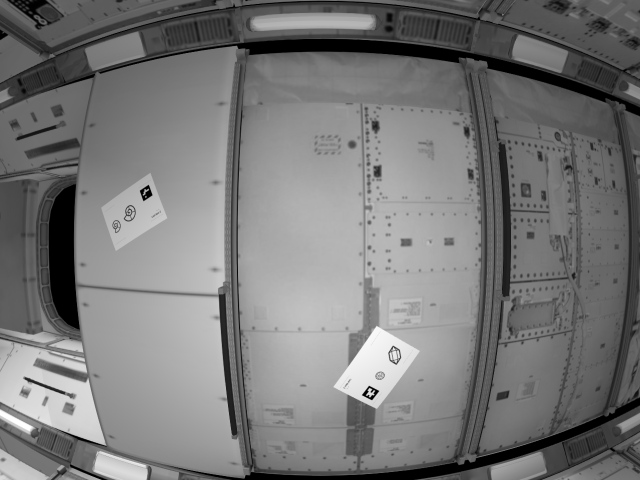
#> input picture src/contour_test/data/images/482585764_1455590368759521_6647519779772489171_n.png, 1280 x 960 px (shown at 1/2 size)
$ python paper_cropper.py
#> lines starting #> are read from the running program, lines starting #| are printed output that depends on the picture; after the words box and inside, x2 and y2 are one past the last pixel; in counts of white or black regions, pixels touching at a corner belong together
import cv2
import numpy as np
import math
import os
from typing import Tuple, Optional, Dict, Any

class PaperCropper:
    def __init__(self):
        self.ar_dictionary = cv2.aruco.getPredefinedDictionary(cv2.aruco.DICT_5X5_1000)
        self.detector_params = cv2.aruco.DetectorParameters()
        self._opencv_version = 'new'

        self.area_tag_id = {
            "area1": 101,
            "area2": 102,
            "area3": 103,
            "area4": 104
        }

        self.crop_img_counter = 0

        self.camera_matrix = np.array([
            [523.105750, 0, 635.434258],
            [0, 534.765913, 500.335102],
            [0, 0, 1]
        ], dtype=np.float32)

        self.dist_coeffs = np.array([-0.164787, 0.020375, -0.001572, -0.000369, 0.000000], dtype=np.float32)

    def undistort(self, image: np.ndarray) -> np.ndarray:
        h, w = image.shape[:2]
        new_camera_matrix, roi = cv2.getOptimalNewCameraMatrix(
            self.camera_matrix, self.dist_coeffs, (w, h), 1, (w, h)
        )

        undistorted = cv2.undistort(image, self.camera_matrix, self.dist_coeffs,
                                   None, new_camera_matrix)
        return undistorted

    def save_debug_image(self, image: np.ndarray, filename: str):
        debug_dir = "debug_images"
        if not os.path.exists(debug_dir):
            os.makedirs(debug_dir)

        filepath = os.path.join(debug_dir, filename)
        cv2.imwrite(filepath, image)
        print(f"Debug image saved: {filepath}")

    def crop_paper(self, input_image: np.ndarray, area: str) -> np.ndarray:
        undistorted_img = self.undistort(input_image)

        if len(undistorted_img.shape) > 2 and undistorted_img.shape[2] > 1:
            gray_img = cv2.cvtColor(undistorted_img, cv2.COLOR_BGR2GRAY)
        else:
            gray_img = undistorted_img.copy()

        self.detector_params.minMarkerPerimeterRate = 0.01
        self.detector_params.maxMarkerPerimeterRate = 0.5

        detector = cv2.aruco.ArucoDetector(self.ar_dictionary, self.detector_params)
        corners, ids, _ = detector.detectMarkers(gray_img)

        if area not in self.area_tag_id:
            print(f"Unknown area: {area}")
            return self._default_crop(gray_img, area)

        target_id = self.area_tag_id[area]
        found_target_marker = False
        marker_index = -1

        if ids is not None and len(ids) > 0:
            for i, marker_id in enumerate(ids.flatten()):
                if marker_id == target_id:
                    marker_index = i
                    found_target_marker = True
                    break

        if found_target_marker:
            corner = corners[marker_index][0]

            top_left = corner[0]
            top_right = corner[1]
            bottom_right = corner[2]
            bottom_left = corner[3]

            paper_width_ratio = 27.0 / 4.5
            paper_height_ratio = 15.0 / 4.5

            x_vec = top_right - top_left
            y_vec = bottom_left - top_left

            x_vec_length = np.linalg.norm(x_vec)
            y_vec_length = np.linalg.norm(y_vec)

            x_vec_norm = x_vec / x_vec_length
            y_vec_norm = y_vec / y_vec_length

            marker_center = np.mean(corner, axis=0)

            marker_size = (x_vec_length + y_vec_length) / 2

            scale = marker_size / 4.5

            tag_to_paper_left_distance = 20.0 + 2.25
            tag_to_paper_top_distance = 3.75

            paper_top_left = (marker_center -
                            tag_to_paper_left_distance * scale * x_vec_norm -
                            tag_to_paper_top_distance * scale * y_vec_norm)

            paper_top_right = paper_top_left + paper_width_ratio * marker_size * x_vec_norm

            paper_bottom_left = paper_top_left + paper_height_ratio * marker_size * y_vec_norm

            paper_bottom_right = paper_top_right + paper_height_ratio * marker_size * y_vec_norm

            all_points = np.array([paper_top_left,
                                   paper_top_right,
                                   paper_bottom_left,
                                   paper_bottom_right])

            min_x = np.min(all_points[:, 0])
            max_x = np.max(all_points[:, 0])
            min_y = np.min(all_points[:, 1])
            max_y = np.max(all_points[:, 1])

            start_x = max(0, int(np.floor(min_x)))
            start_y = max(0, int(np.floor(min_y)))
            end_x = min(gray_img.shape[1] - 1, int(np.ceil(max_x)))
            end_y = min(gray_img.shape[0] - 1, int(np.ceil(max_y)))

            width = end_x - start_x
            height = end_y - start_y

            if width <= 0 or height <= 0:
                print(f"Wrong cropping area, use default. Area: {area}")
                return self._default_crop(gray_img, area)

            # cropped_img = gray_img[start_y:end_y, start_x:end_x]
            paper_corners = [paper_top_left, paper_top_right, paper_bottom_right, paper_bottom_left]
            cropped_img = self.get_warp_image(gray_img, paper_corners)

            if self.crop_img_counter < 10:
                debug_img = undistorted_img.copy()
                if len(debug_img.shape) == 2:
                    debug_img = cv2.cvtColor(debug_img, cv2.COLOR_GRAY2BGR)

                cv2.circle(debug_img, tuple(top_left.astype(int)), 5, (255, 0, 0), 2)
                cv2.circle(debug_img, tuple(top_right.astype(int)), 5, (0, 255, 0), 2)
                cv2.circle(debug_img, tuple(bottom_right.astype(int)), 5, (0, 0, 255), 2)
                cv2.circle(debug_img, tuple(bottom_left.astype(int)), 5, (255, 255, 0), 2)

                cv2.circle(debug_img, tuple(paper_top_left.astype(int)), 8, (255, 0, 255), 2)
                cv2.circle(debug_img, tuple(paper_top_right.astype(int)), 8, (255, 0, 255), 2)
                cv2.circle(debug_img, tuple(paper_bottom_right.astype(int)), 8, (255, 0, 255), 2)
                cv2.circle(debug_img, tuple(paper_bottom_left.astype(int)), 8, (255, 0, 255), 2)

                cv2.rectangle(debug_img, (start_x, start_y), (end_x, end_y), (0, 255, 255), 2)

                self.save_debug_image(debug_img, f"paper_debug_{area}_{self.crop_img_counter}.jpg")

            self.save_debug_image(cropped_img, f"paper_crop_{area}_{self.crop_img_counter}.jpg")
            self.crop_img_counter += 1

            self.show_image(cropped_img, f"paper id {self.area_tag_id[area]} ", 512)

            return cropped_img

        else:
            print(f"Unable to find tag of '{area}' (ID: {target_id})")
            return self._default_crop(gray_img, area)

    def _default_crop(self, gray_img: np.ndarray, area: str) -> np.ndarray:
        img_height, img_width = gray_img.shape

        width = int(img_width * 0.8)
        height = int(width * 15.0 / 27.0)

        start_x = int(img_width * 0.1)
        start_y = (img_height - height) // 2

        end_x = min(start_x + width, img_width)
        end_y = min(start_y + height, img_height)

        cropped_img = gray_img[start_y:end_y, start_x:end_x]

        self.save_debug_image(cropped_img, f"paper_crop_{area}_{self.crop_img_counter}.jpg")
        self.crop_img_counter += 1

        return cropped_img

    def show_image(self, image: np.ndarray, title: str = "Image", width=720):
        ratio =  image.shape[0] / image.shape[1]

        cv2.namedWindow(title, cv2.WINDOW_NORMAL)
        cv2.resizeWindow(title, width, int(width * ratio))
        cv2.imshow(title, image)

    def get_warp_image(self, image, corners):

        (topLeft, topRight, bottomRight, bottomLeft) = corners

        # convert each of the (x, y)-coordinate pairs to integers
        topRight = (int(topRight[0]), int(topRight[1]))
        bottomRight = (int(bottomRight[0]), int(bottomRight[1]))
        bottomLeft = (int(bottomLeft[0]), int(bottomLeft[1]))
        topLeft = (int(topLeft[0]), int(topLeft[1]))

        w = int(abs(topRight[0] - topLeft[0]))
        h = int(abs(topLeft[1] - bottomLeft[1]))

        p1 = np.float32([topLeft,topRight,bottomRight,bottomLeft])
        p2 = np.float32([[0, 0], [w - 1, 0], [w - 1, h - 1], [0, h - 1]])
        m = cv2.getPerspectiveTransform(p1,p2)

        # print(f"Warping: topLeft {topLeft} topRight {topRight} bottomRight {bottomRight} bottomLeft {bottomLeft}")

        warped_img = cv2.warpPerspective(image, m, (w - 1, h - 1))

        return warped_img

    def draw_corners(self, image, corners):
        (topLeft, topRight, bottomRight, bottomLeft) = corners

        # convert each of the (x, y)-coordinate pairs to integers
        topRight = (int(topRight[0]), int(topRight[1]))
        bottomRight = (int(bottomRight[0]), int(bottomRight[1]))
        bottomLeft = (int(bottomLeft[0]), int(bottomLeft[1]))
        topLeft = (int(topLeft[0]), int(topLeft[1]))

        cv2.putText(image, "1", topLeft, cv2.FONT_HERSHEY_SIMPLEX, 0.5, (0, 0, 255), 1)
        cv2.putText(image, "2", topRight, cv2.FONT_HERSHEY_SIMPLEX, 0.5, (0, 0, 255), 1)
        cv2.putText(image, "3", bottomRight, cv2.FONT_HERSHEY_SIMPLEX, 0.5, (0, 0, 255), 1)
        cv2.putText(image, "4", bottomLeft, cv2.FONT_HERSHEY_SIMPLEX, 0.5, (0, 0, 255), 1)

        cv2.circle(image, topLeft, 3, (255, 0, 0), 2)
        cv2.circle(image, topRight, 3, (255, 0, 0), 2)
        cv2.circle(image, bottomRight, 3, (255, 0, 0), 2)
        cv2.circle(image, bottomLeft, 3, (255, 0, 0), 2)

    def get_paper_corners(self, marker_corners, shape):
        top_left = marker_corners[0]
        top_right = marker_corners[1]
        bottom_right = marker_corners[2]
        bottom_left = marker_corners[3]

        paper_width_ratio = 27.0 / 4.5
        paper_height_ratio = 15.0 / 4.5

        x_vec = top_right - top_left
        y_vec = bottom_left - top_left

        x_vec_length = np.linalg.norm(x_vec)
        y_vec_length = np.linalg.norm(y_vec)

        x_vec_norm = x_vec / x_vec_length
        y_vec_norm = y_vec / y_vec_length

        marker_center = np.mean(marker_corners, axis=0)

        marker_size = (x_vec_length + y_vec_length) / 2

        scale = marker_size / 4.5

        tag_to_paper_left_distance = 20.0 + 2.25
        tag_to_paper_top_distance = 3.75

        paper_top_left = (marker_center -
                        tag_to_paper_left_distance * scale * x_vec_norm -
                        tag_to_paper_top_distance * scale * y_vec_norm)

        paper_top_right = paper_top_left + paper_width_ratio * marker_size * x_vec_norm

        paper_bottom_left = paper_top_left + paper_height_ratio * marker_size * y_vec_norm

        paper_bottom_right = paper_top_right + paper_height_ratio * marker_size * y_vec_norm

        all_points = np.array([paper_top_left, paper_top_right,
                                paper_bottom_left, paper_bottom_right])

        min_x = np.min(all_points[:, 0])
        max_x = np.max(all_points[:, 0])
        min_y = np.min(all_points[:, 1])
        max_y = np.max(all_points[:, 1])

        start_x = max(0, int(np.floor(min_x)))
        start_y = max(0, int(np.floor(min_y)))
        end_x = min(shape[1] - 1, int(np.ceil(max_x)))
        end_y = min(shape[0] - 1, int(np.ceil(max_y)))

        width = end_x - start_x
        height = end_y - start_y

        if width <= 0 or height <= 0:
            print(f"Wrong cropping area, use default. Area: {area}")
            return marker_corners

        return [paper_top_left, paper_top_right, paper_bottom_right, paper_bottom_left]

    def draw_paper_markers(self, image):
        undistorted_img = self.undistort(image)
        convas_img = undistorted_img.copy()

        self.detector_params.minMarkerPerimeterRate = 0.01
        self.detector_params.maxMarkerPerimeterRate = 0.5

        detector = cv2.aruco.ArucoDetector(self.ar_dictionary, self.detector_params)
        corners, ids, _ = detector.detectMarkers(undistorted_img)

        cv2.aruco.drawDetectedMarkers(convas_img, corners, ids)

        if len(corners) > 0:
            ids = ids.flatten()
            for markerCorner, markerID in zip(corners, ids):
                corners = markerCorner.reshape((4, 2))
                (topLeft, topRight, bottomRight, bottomLeft) = corners

                # convert each of the (x, y)-coordinate pairs to integers
                topRight = (int(topRight[0]), int(topRight[1]))
                bottomRight = (int(bottomRight[0]), int(bottomRight[1]))
                bottomLeft = (int(bottomLeft[0]), int(bottomLeft[1]))
                topLeft = (int(topLeft[0]), int(topLeft[1]))

                paper_corners = self.get_paper_corners(corners, undistorted_img.shape)
                self.draw_corners(convas_img, paper_corners)

        self.show_image(convas_img, f"Markers", 720)

def main():
    cropper = PaperCropper()

    # test_image_path = "Sample4.jpg"
    test_image_path = "../contour_test/data/images/482585764_1455590368759521_6647519779772489171_n.png"

    if not os.path.exists(test_image_path):
        print(f"Image not exists: {test_image_path}")
        return

    image = cv2.imread(test_image_path)
#> image is the input picture: shape (960, 1280, 3); min 0, max 255, mean 120.3
    if image is None:
        print(f"Failed to read image: {test_image_path}")
        return

    print(f"Read image: {test_image_path}")
    print(f"Img size: {image.shape}")
#| Img size: (960, 1280, 3)

    areas = ["area1", "area2", "area3", "area4"]

    for area in areas:
        print(f"\nProcessing area: {area}")
        try:
            cropped = cropper.crop_paper(image, area)
            print(f"Cropping finished, size: {cropped.shape}")
        except Exception as e:
            print(f"Failed to crop area '{area}': {e}")
#> this loop made 4 passes
#> (top_left in crop_paper, top_right in crop_paper, bottom_right in crop_paper, bottom_left in crop_paper, x_vec in crop_paper, y_vec in crop_paper, x_vec_length in crop_paper, y_vec_length in crop_paper) on passes 2 to 3: ([373, 407], [388, 400], [395, 415], [380, 423], [15, -7], [7, 16], 16.55, 17.46), ([720, 695], [711, 710], [697, 702], [706, 687], [-9, 15], [-14, -8], 17.49, 16.12)
#> pass 1, in undistort, `undistorted = cv2.undistort(image, self.camera_matrix, self.dist_coeff..`:
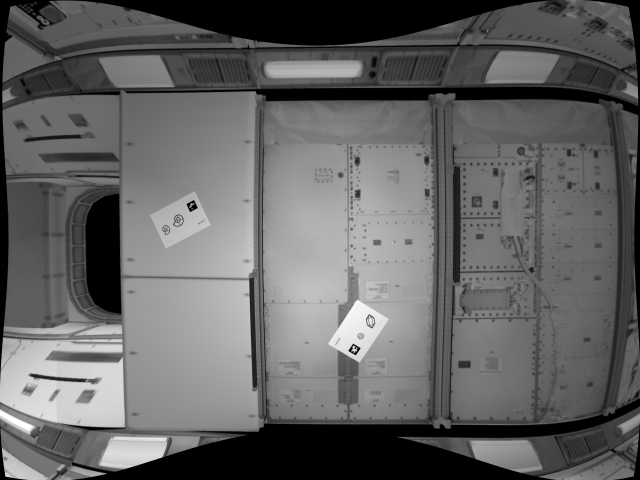
#> undistorted: shape (960, 1280, 3) (shown at 1/2 size); min 0, max 255, mean 99.8
#> pass 1, in _default_crop, `cropped_img = gray_img[start_y:end_y, start_x:end_x]`:
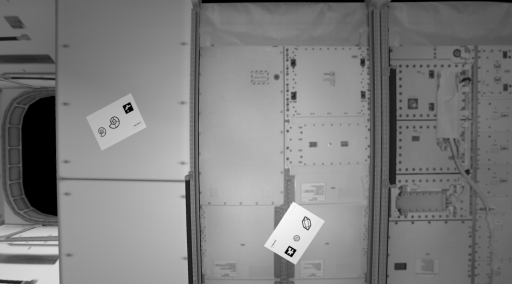
#> cropped_img: shape (568, 1024) (shown at 1/2 size); min 0, max 248, mean 127.1
#> pass 2, in get_warp_image, `warped_img = cv2.warpPerspective(image, m, (w - 1, h - 1))`:
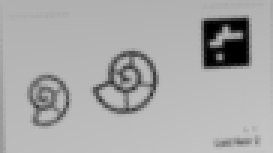
#> warped_img: shape (51, 91) (shown 3 times larger); min 0, max 197, mean 169.3

    cropper.draw_paper_markers(image)
#> in draw_paper_markers, `corners, ids, _ = detector.detectMarkers(undistorted_img)`: corners = ([[373, 407], [388, 400], [395, 415], [380, 423]], [[720, 695], [711, 710], [697, 702], [706, 687]]); ids = [102, 103]
#> in draw_paper_markers, `cv2.aruco.drawDetectedMarkers(convas_img, corners, ids)`:
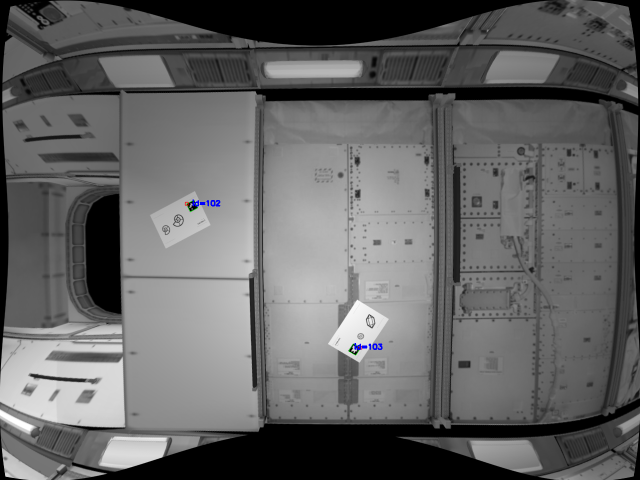
#> convas_img: shape (960, 1280, 3) (shown at 1/2 size); 0.08% of pixels changed, all inside (x1, y1, x2, y2) = (369, 399, 765, 711)
#> the loop in draw_paper_markers, `for markerCorner, markerID in zip(corners, ids):` made 2 passes
#> (markerID, top_left in get_paper_corners, top_right in get_paper_corners, bottom_right in get_paper_corners) on passes 1 to 2: (102, [373, 407], [388, 400], [395, 415]), (103, [720, 695], [711, 710], [697, 702])
#> after the loop in draw_paper_markers, `for markerCorner, markerID in zip(corners, ids):`:
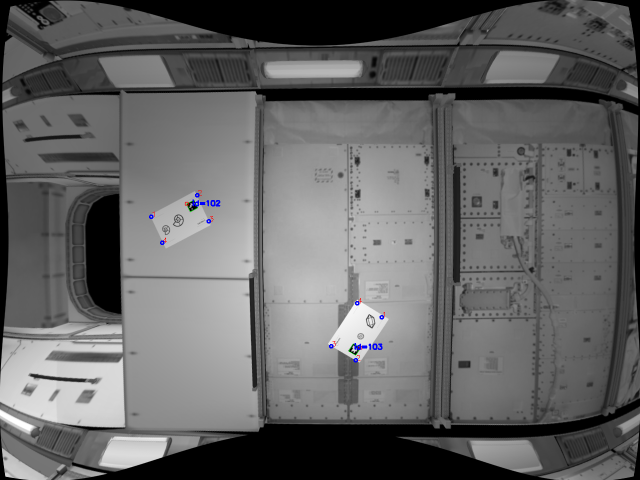
#> convas_img: shape (960, 1280, 3) (shown at 1/2 size); 0.05% of pixels changed, all inside (x1, y1, x2, y2) = (298, 380, 770, 725)
    cv2.waitKey(0)
    cv2.destroyAllWindows()

    print("\nComplete!")


if __name__ == "__main__":
    main()

$ run again, with src/contour_test/data/images/490752727_3922194774688090_1916180895651358198_n.png copied over src/contour_test/data/images/482585764_1455590368759521_6647519779772489171_n.png
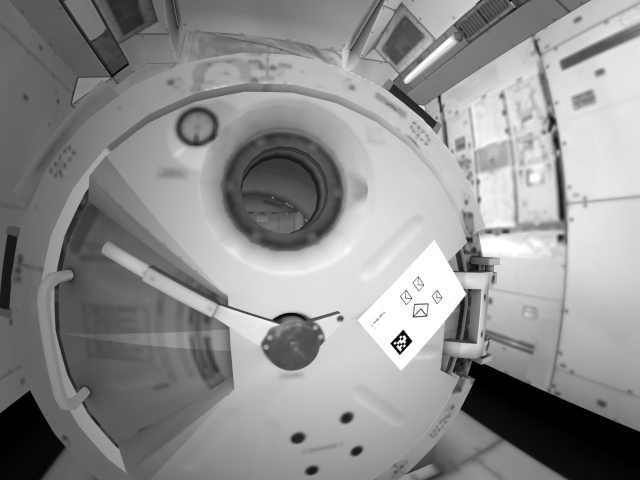
#> input picture src/contour_test/data/images/490752727_3922194774688090_1916180895651358198_n.png, 1280 x 960 px (shown at 1/2 size)
#> in main, image is the input picture: shape (960, 1280, 3); min 0, max 255, mean 142.9
#| Img size: (960, 1280, 3)
#> the loop in main, `for area in areas:` made 4 passes
#> (top_left in crop_paper, top_right in crop_paper, bottom_right in crop_paper, bottom_left in crop_paper, x_vec in crop_paper, y_vec in crop_paper, x_vec_length in crop_paper, y_vec_length in crop_paper) on pass 1: ([765, 623], [748, 642], [734, 624], [752, 606], [-17, 19], [-13, -17], 25.5, 21.4)
#> pass 1, in undistort, `undistorted = cv2.undistort(image, self.camera_matrix, self.dist_coeff..`:
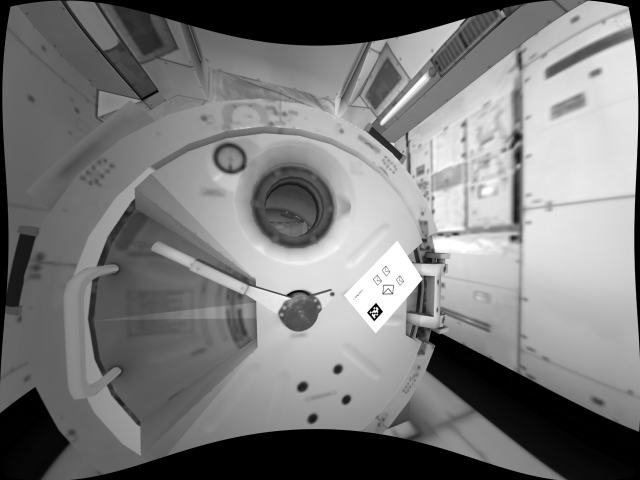
#> undistorted: shape (960, 1280, 3) (shown at 1/2 size); min 0, max 255, mean 122.7
#> pass 1, in save_debug_image, `cv2.imwrite(filepath, image)`:
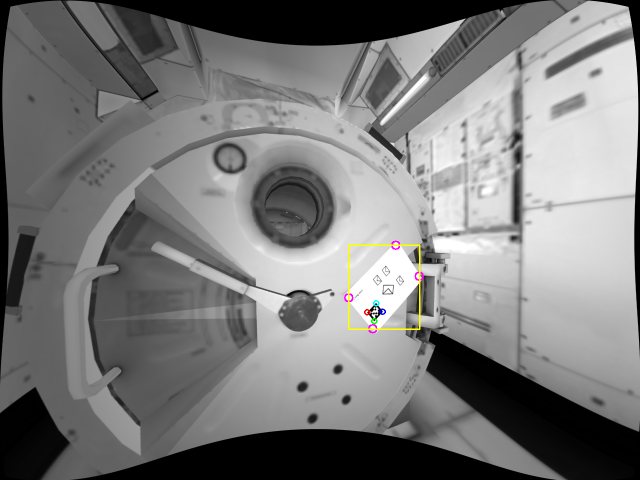
#> saved as paper_debug_area1_0.jpg: shape (960, 1280, 3) (shown at 1/2 size); mean B, G, R 122.5, 122.7, 122.8
#> in draw_paper_markers, `corners, ids, _ = detector.detectMarkers(undistorted_img)`: corners = ([[765, 623], [748, 642], [734, 624], [752, 606]],); ids = [101]
#> the loop in draw_paper_markers, `for markerCorner, markerID in zip(corners, ids):` made 1 pass
#> (markerID, top_left in get_paper_corners, top_right in get_paper_corners, bottom_right in get_paper_corners) on pass 1: (101, [765, 623], [748, 642], [734, 624])
